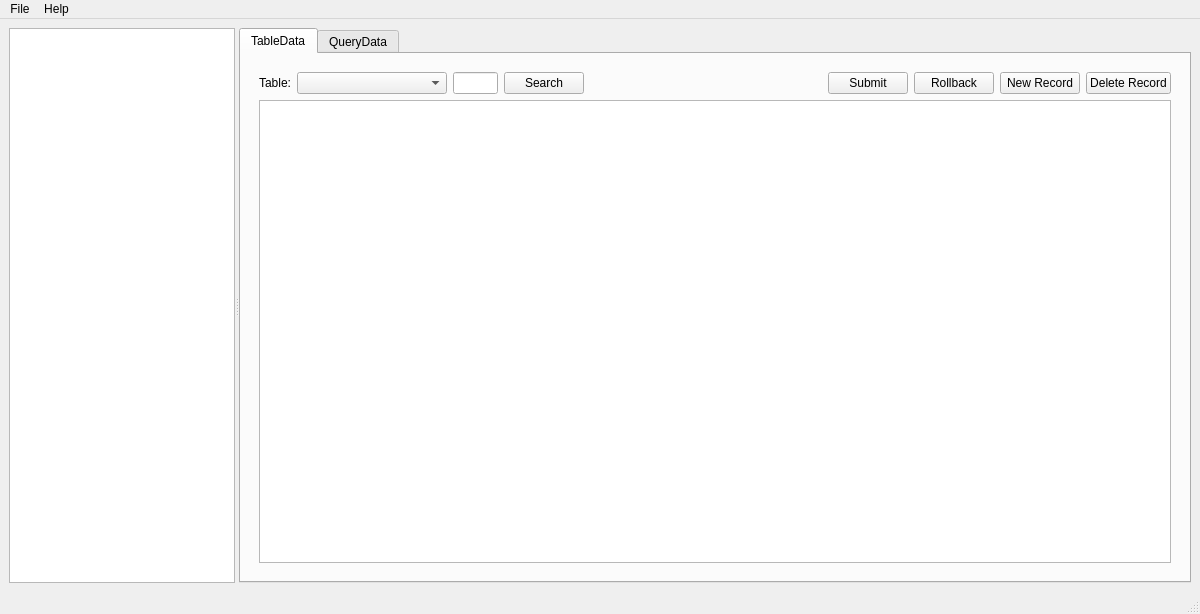
<?xml version="1.0" encoding="UTF-8"?>
<ui version="4.0">
 <class>MainWindow</class>
 <widget class="QMainWindow" name="MainWindow">
  <property name="geometry">
   <rect>
    <x>0</x>
    <y>0</y>
    <width>1200</width>
    <height>614</height>
   </rect>
  </property>
  <property name="windowTitle">
   <string>SQLite GUI</string>
  </property>
  <widget class="QWidget" name="centralwidget">
   <property name="enabled">
    <bool>true</bool>
   </property>
   <property name="sizePolicy">
    <sizepolicy hsizetype="Expanding" vsizetype="Expanding">
     <horstretch>0</horstretch>
     <verstretch>0</verstretch>
    </sizepolicy>
   </property>
   <layout class="QHBoxLayout" name="horizontalLayout">
    <item>
     <widget class="QSplitter" name="splitter">
      <property name="sizePolicy">
       <sizepolicy hsizetype="Expanding" vsizetype="Expanding">
        <horstretch>0</horstretch>
        <verstretch>0</verstretch>
       </sizepolicy>
      </property>
      <property name="orientation">
       <enum>Qt::Horizontal</enum>
      </property>
      <widget class="QTreeView" name="treeView">
       <property name="sizePolicy">
        <sizepolicy hsizetype="Expanding" vsizetype="Maximum">
         <horstretch>0</horstretch>
         <verstretch>0</verstretch>
        </sizepolicy>
       </property>
       <property name="maximumSize">
        <size>
         <width>16777215</width>
         <height>600</height>
        </size>
       </property>
      </widget>
      <widget class="QTabWidget" name="tabWidget">
       <property name="currentIndex">
        <number>0</number>
       </property>
       <widget class="QWidget" name="tabwidget">
        <attribute name="title">
         <string>TableData</string>
        </attribute>
        <layout class="QHBoxLayout" name="horizontalLayout_2">
         <item>
          <widget class="QWidget" name="Edit_widget" native="true">
           <property name="enabled">
            <bool>true</bool>
           </property>
           <property name="sizePolicy">
            <sizepolicy hsizetype="Expanding" vsizetype="Expanding">
             <horstretch>0</horstretch>
             <verstretch>0</verstretch>
            </sizepolicy>
           </property>
           <layout class="QGridLayout" name="gridLayout">
            <item row="0" column="7">
             <widget class="QPushButton" name="newRecordButton">
              <property name="text">
               <string>New Record</string>
              </property>
              <property name="icon">
               <iconset>
                <normaloff>E:/.designer/backup/python/pyQT-sqlite-gui/icons/sc_newrecord.png</normaloff>E:/.designer/backup/python/pyQT-sqlite-gui/icons/sc_newrecord.png</iconset>
              </property>
             </widget>
            </item>
            <item row="0" column="0">
             <layout class="QGridLayout" name="gridLayout_2">
              <item row="0" column="0">
               <widget class="QLabel" name="label_2">
                <property name="text">
                 <string>Table:</string>
                </property>
               </widget>
              </item>
              <item row="0" column="1">
               <widget class="QComboBox" name="table_selector">
                <property name="sizePolicy">
                 <sizepolicy hsizetype="Expanding" vsizetype="Fixed">
                  <horstretch>0</horstretch>
                  <verstretch>0</verstretch>
                 </sizepolicy>
                </property>
                <property name="minimumSize">
                 <size>
                  <width>150</width>
                  <height>0</height>
                 </size>
                </property>
               </widget>
              </item>
             </layout>
            </item>
            <item row="0" column="5">
             <widget class="QPushButton" name="submitChange">
              <property name="text">
               <string>Submit</string>
              </property>
             </widget>
            </item>
            <item row="4" column="0" colspan="9">
             <widget class="QTableView" name="tableView"/>
            </item>
            <item row="0" column="4">
             <spacer name="horizontalSpacer">
              <property name="orientation">
               <enum>Qt::Horizontal</enum>
              </property>
              <property name="sizeHint" stdset="0">
               <size>
                <width>288</width>
                <height>20</height>
               </size>
              </property>
             </spacer>
            </item>
            <item row="0" column="6">
             <widget class="QPushButton" name="rollback">
              <property name="text">
               <string>Rollback</string>
              </property>
             </widget>
            </item>
            <item row="0" column="2">
             <widget class="QPushButton" name="searchButton">
              <property name="text">
               <string>Search</string>
              </property>
              <property name="icon">
               <iconset>
                <normaloff>E:/.designer/backup/python/pyQT-sqlite-gui/icons/sc_refresh.png</normaloff>E:/.designer/backup/python/pyQT-sqlite-gui/icons/sc_refresh.png</iconset>
              </property>
             </widget>
            </item>
            <item row="0" column="8">
             <widget class="QPushButton" name="deleteRecordButton">
              <property name="text">
               <string>Delete Record</string>
              </property>
              <property name="icon">
               <iconset>
                <normaloff>E:/.designer/backup/python/pyQT-sqlite-gui/icons/sc_deleterecord.png</normaloff>E:/.designer/backup/python/pyQT-sqlite-gui/icons/sc_deleterecord.png</iconset>
              </property>
             </widget>
            </item>
            <item row="0" column="1">
             <widget class="QLineEdit" name="searchFor"/>
            </item>
           </layout>
          </widget>
         </item>
        </layout>
       </widget>
       <widget class="QWidget" name="tab_2">
        <attribute name="title">
         <string>QueryData</string>
        </attribute>
        <layout class="QHBoxLayout" name="horizontalLayout_5">
         <item>
          <widget class="QSplitter" name="splitter_2">
           <property name="orientation">
            <enum>Qt::Horizontal</enum>
           </property>
           <widget class="QWidget" name="layoutWidget">
            <layout class="QVBoxLayout" name="verticalLayout">
             <item>
              <widget class="QTableView" name="sqlView"/>
             </item>
             <item>
              <widget class="QTextEdit" name="textQuery"/>
             </item>
             <item>
              <layout class="QHBoxLayout" name="horizontalLayout_4">
               <item>
                <spacer name="horizontalSpacer_3">
                 <property name="orientation">
                  <enum>Qt::Horizontal</enum>
                 </property>
                 <property name="sizeHint" stdset="0">
                  <size>
                   <width>40</width>
                   <height>20</height>
                  </size>
                 </property>
                </spacer>
               </item>
               <item>
                <widget class="QPushButton" name="query">
                 <property name="text">
                  <string>Query</string>
                 </property>
                </widget>
               </item>
              </layout>
             </item>
            </layout>
           </widget>
          </widget>
         </item>
        </layout>
       </widget>
      </widget>
     </widget>
    </item>
   </layout>
  </widget>
  <widget class="QMenuBar" name="menubar">
   <property name="geometry">
    <rect>
     <x>0</x>
     <y>0</y>
     <width>1200</width>
     <height>22</height>
    </rect>
   </property>
   <widget class="QMenu" name="menuFile">
    <property name="title">
     <string>File</string>
    </property>
    <addaction name="actionNew"/>
    <addaction name="actionOpen"/>
    <addaction name="actionRecent_Files"/>
    <addaction name="separator"/>
    <addaction name="actionQuit"/>
   </widget>
   <widget class="QMenu" name="menuHelp">
    <property name="title">
     <string>Help</string>
    </property>
    <addaction name="actionAbout"/>
   </widget>
   <addaction name="menuFile"/>
   <addaction name="menuHelp"/>
  </widget>
  <widget class="QStatusBar" name="statusbar"/>
  <action name="actionNew">
   <property name="text">
    <string>New</string>
   </property>
   <property name="shortcut">
    <string>Ctrl+N</string>
   </property>
  </action>
  <action name="actionOpen">
   <property name="text">
    <string>Open</string>
   </property>
   <property name="shortcut">
    <string>Ctrl+O</string>
   </property>
  </action>
  <action name="actionRecent_Files">
   <property name="text">
    <string>Recent Files</string>
   </property>
  </action>
  <action name="actionQuit">
   <property name="text">
    <string>Quit</string>
   </property>
  </action>
  <action name="actionAbout">
   <property name="text">
    <string>About</string>
   </property>
  </action>
 </widget>
 <resources/>
 <connections/>
</ui>
